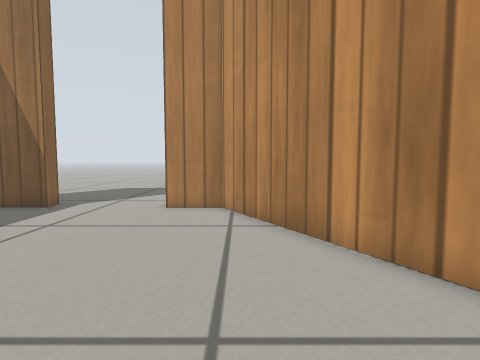
[1] (above)

13 first-person views from a walk through a Gazebo world. The camera is 0.36 m above the floor, tilts 4° down and sees 80° across. The floor is counted in squares, 0.2 m on a side. Each view is taken from the middle of a square. On the plan, view 1 faces up. The plan holds only what a view shows up to about 16 squares ahead; the rest is blank. Gazebo's built-in surfaces are drawn with simple patterns.

[2]
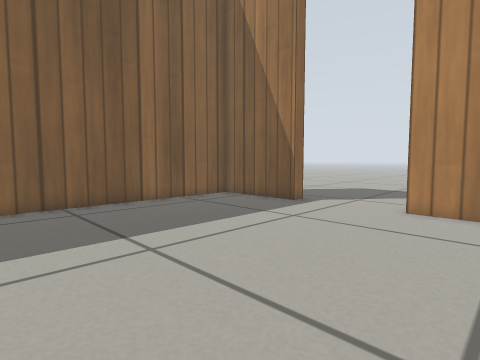

[3]
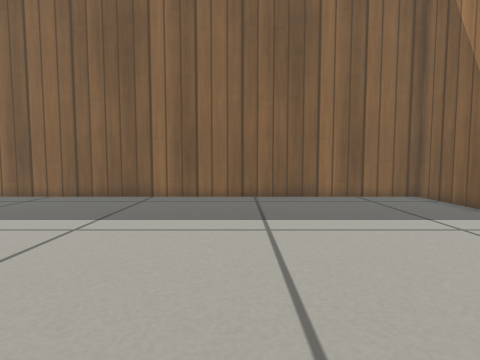

[4]
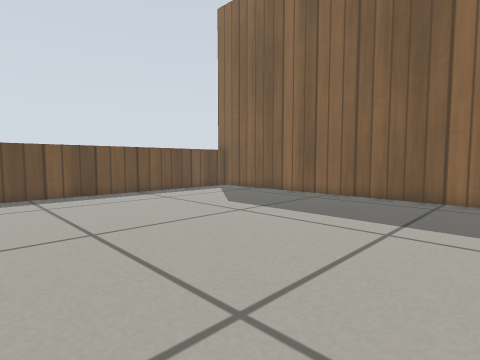

[5]
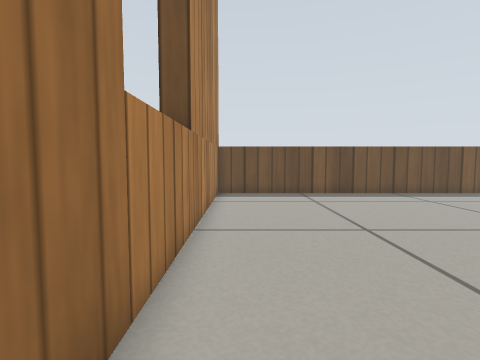

[6]
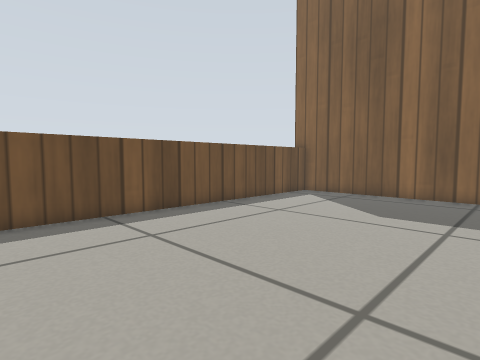

[7]
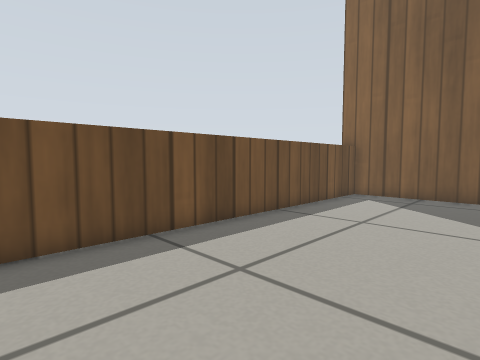

[8]
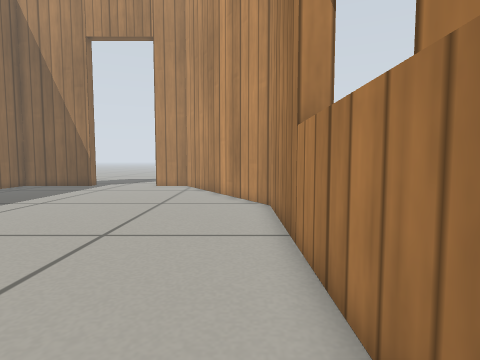

[9]
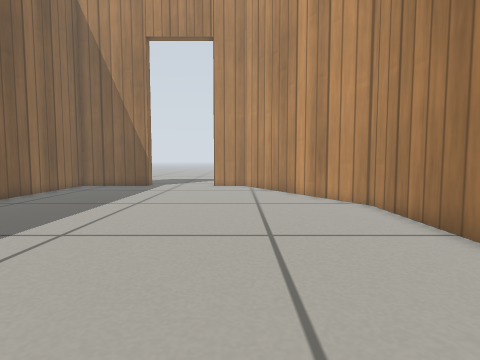

[10]
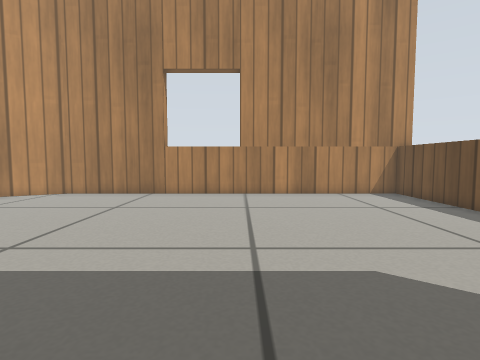

[11]
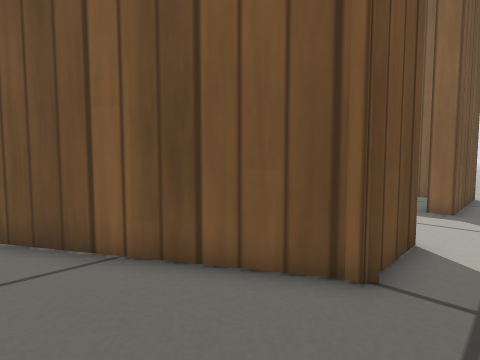

[12]
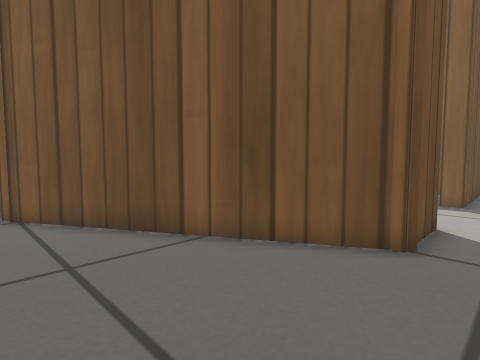

[13]
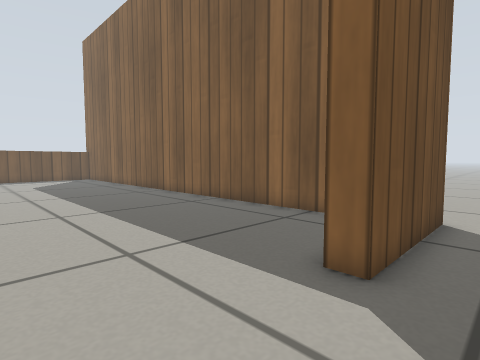

### Floor plan
Points are (right, up) in squares from view 1. A wall is a line through its corners. A room is listed if a view was taken in it or the views show most of it. See-through windows are left out.
Room 1 (views 1, 2, 3, 4, 5, 6, 7, 8, 9, 10)
walls: (-7.3, 10.7) (-11.8, 10.7) (-11.8, -16.1); (-11.9, -15.3) (4.2, -15.3); (4.2, -16.1) (4.2, 2.2) (-0.7, 10.7) (-2.9, 10.7)
ways out: open door at (-5, 11) to room 2
Room 2 (views 11, 12, 13)
walls: (-2.9, 11.4) (-0.2, 11.4) (5.1, 2.2); (-12.6, 11.4) (-7.3, 11.4)
ways out: open door at (-5, 11) to room 1

Where each view was taken, in squares from view 1:
view 1: 0 up, 0 right, facing up
view 2: 0 up, 0 right, facing up-left
view 3: 2 up, 2 right, facing left
view 4: 0 up, 2 right, facing down-left
view 5: 0 up, 3 right, facing down
view 6: 6 down, 3 right, facing down-left
view 7: 9 down, 3 right, facing down-left
view 8: 9 down, 3 right, facing up
view 9: 9 down, 1 left, facing up
view 10: 7 down, 11 left, facing right
view 11: 13 up, 4 right, facing down-left
view 12: 13 up, 6 right, facing down-left
view 13: 13 up, 3 left, facing down-left
